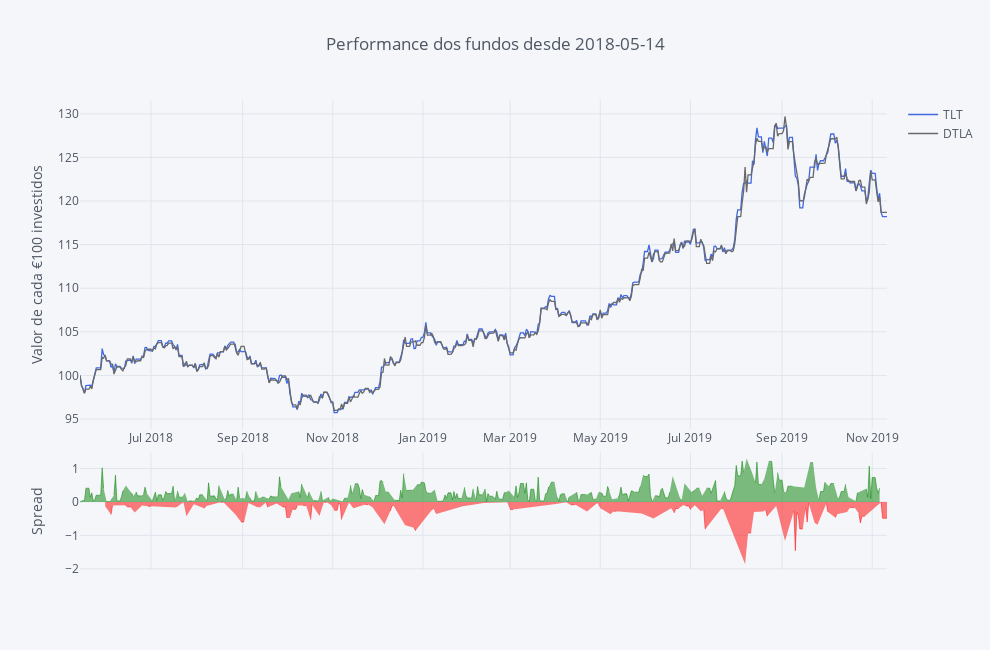

Write notebook code for a chart like this one.
### Markdown cell above
**Dica:** A interactividade dos gráficos da plotly permite:

    . Zoom (mantenham o clique e arrastem o cursor em simultâneo, em cima do gráfico);
    . Tem uma lista de opções que aparece se forem com o cursor ao canto superior direito;
    . Façam duplo clique no gráfico ou seleccionem a opção Autoscale/Reset Axes para voltar ao normal;
    . Alterem a opção de 'Compare data on hoover' para 'Show closest data on hoover' se vos for mais conveniente;
    . Se clicarem num nome na legenda esse fundo desaparece (clicando de novo ele volta a apetecer).

### Code cell
# Making Color Palette
Palette = ['rgb(255, 153, 51)',     # 1 - orange
            'royalblue',            # 2 - Royalblue
            '#708090',              # 3 - Grey
            'rgb(128, 0, 128)',     # 4 - Indigo
            'rgb(219, 64, 82)',     # 5 - Red
            'rgb(0, 128, 128)',     # 6 - Teal
            '#191970',              # 7 - Navy
            'rgb(128, 128, 0)',     # 8 - Olive
            '#00BFFF',              # 9 - Water Blue
            'rgb(128, 177, 211)']   # 10 - 

fundos.iplot(title='Performance dos fundos desde ' + Begin, yTitle='Valor de cada €100 investidos', color=['royalblue', 'dimgrey'], dimensions=dimensions_spread, kind='spread')

### Figure 1 — Plotly figure (JSON) as saved in the notebook; plotly's stock layout.template omitted (floating-point values rounded to 4 significant figures; data arrays with more than 128 entries replaced by an {"elided": "..."} marker saying what was removed)
{"data": [{"line": {"color": "rgba(65, 105, 225, 1.0)", "dash": "solid", "shape": "linear", "width": 1.3}, "mode": "lines", "name": "TLT", "text": "", "type": "scatter", "uid": "6e8ff541-bcd1-486a-8195-6f7e2c41fb73", "x": {"elided": "547 str values"}, "y": {"elided": "547 float values"}}, {"line": {"color": "rgba(105, 105, 105, 1.0)", "dash": "solid", "shape": "linear", "width": 1.3}, "mode": "lines", "name": "DTLA", "text": "", "type": "scatter", "uid": "7a42b8c0-6b97-457e-8d3a-9a324726c22f", "x": {"elided": "547 str values"}, "y": {"elided": "547 float values"}}, {"connectgaps": false, "fill": "tozeroy", "line": {"color": "green", "dash": "solid", "shape": "linear", "width": 0.5}, "mode": "lines", "name": "Spread", "showlegend": false, "type": "scatter", "uid": "664c7c55-749c-4811-a6c9-75413a5439dd", "x": {"elided": "547 str values"}, "xaxis": "x2", "y": {"elided": "547 mixed values"}, "yaxis": "y2"}, {"connectgaps": false, "fill": "tozeroy", "line": {"color": "red", "dash": "solid", "shape": "linear", "width": 0.5}, "mode": "lines", "name": "Spread", "showlegend": false, "type": "scatter", "uid": "c5d01425-70fa-4682-abae-627e884e54c2", "x": {"elided": "547 str values"}, "xaxis": "x2", "y": {"elided": "547 mixed values"}, "yaxis": "y2"}], "layout": {"height": 650, "hovermode": "x", "legend": {"bgcolor": "#F5F6F9", "font": {"color": "#4D5663"}}, "paper_bgcolor": "#F5F6F9", "plot_bgcolor": "#F5F6F9", "title": {"font": {"color": "#4D5663"}, "text": "Performance dos fundos desde 2018-05-14"}, "width": 990, "xaxis": {"autorange": true, "gridcolor": "#E1E5ED", "range": ["2018-05-14", "2019-11-11"], "showgrid": true, "tickfont": {"color": "#4D5663"}, "title": {"font": {"color": "#4D5663"}, "text": ""}, "type": "date", "zerolinecolor": "#E1E5ED"}, "xaxis2": {"anchor": "y2", "autorange": true, "gridcolor": "#E1E5ED", "range": ["2018-05-14", "2019-11-11"], "showgrid": true, "showticklabels": false, "tickfont": {"color": "#4D5663"}, "title": {"font": {"color": "#4D5663"}, "text": ""}, "type": "date", "zerolinecolor": "#E1E5ED"}, "yaxis": {"autorange": true, "domain": [0.3, 1], "gridcolor": "#E1E5ED", "range": [93.85, 131.6], "showgrid": true, "tickfont": {"color": "#4D5663"}, "title": {"font": {"color": "#4D5663"}, "text": "Valor de cada €100 investidos"}, "type": "linear", "zerolinecolor": "#E1E5ED"}, "yaxis2": {"autorange": true, "domain": [0, 0.25], "gridcolor": "#E1E5ED", "range": [-2.036, 1.476], "showgrid": true, "tickfont": {"color": "#4D5663"}, "title": {"font": {"color": "#4D5663"}, "text": "Spread"}, "type": "linear", "zerolinecolor": "#E1E5ED"}}}
